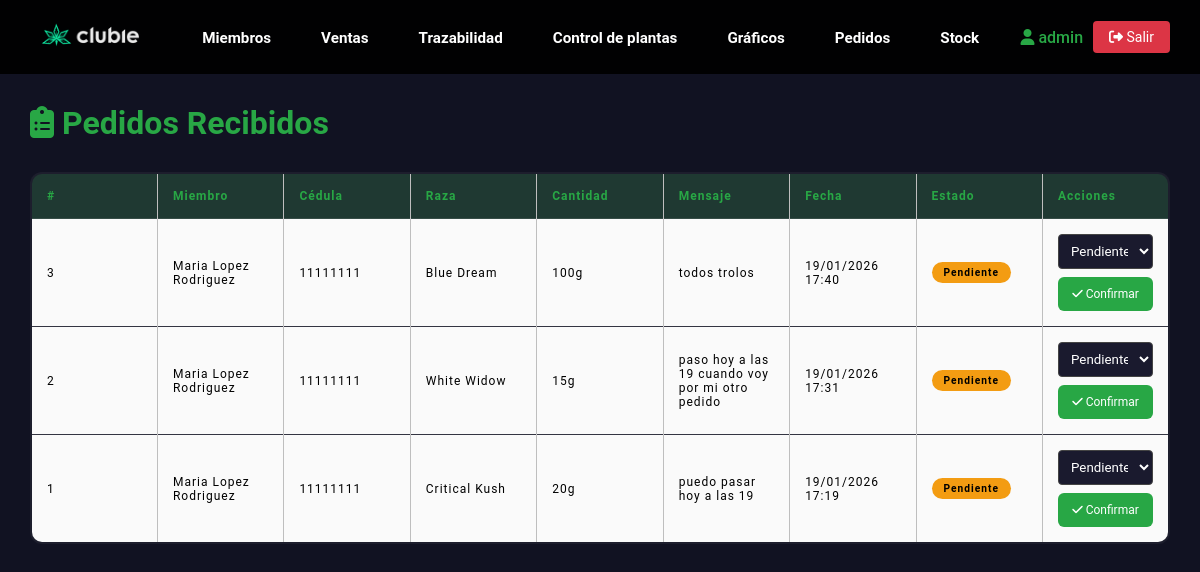
The app's page /pedidos (signed in), older data.
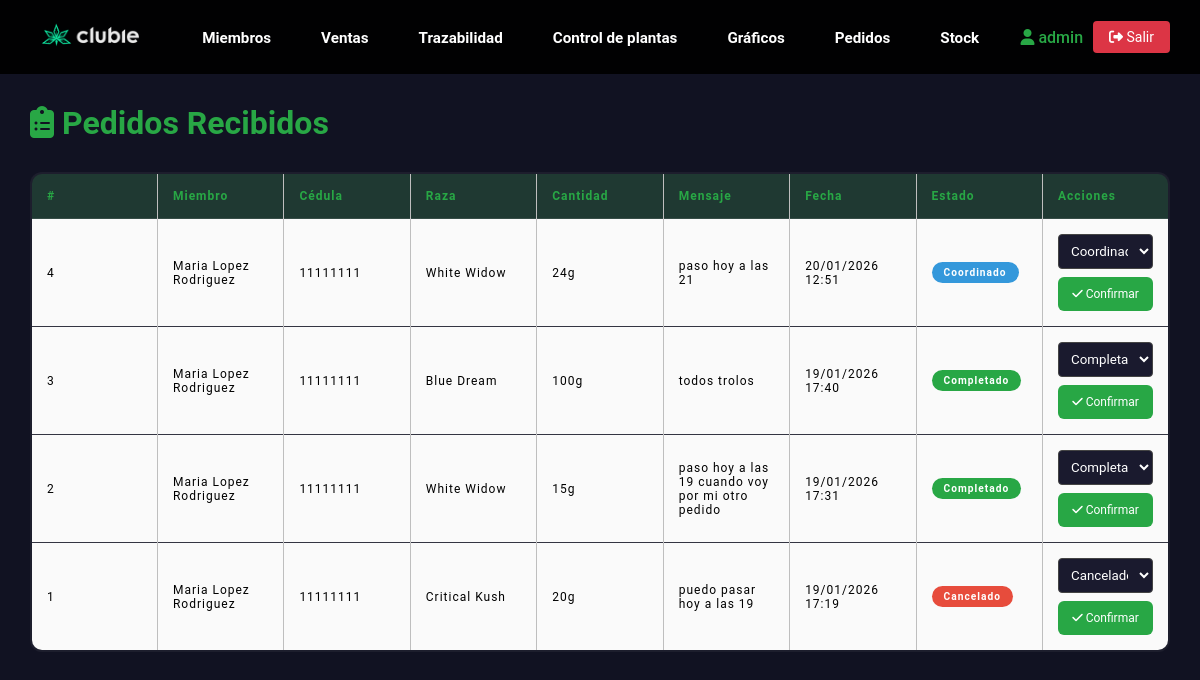
The same page, newer data.
### clases.py (models this page shows, shortened)
class Club(db.Model, UserMixin):
    id = db.Column(db.Integer, primary_key=True)
    campoarchivo = db.Column(db.String(30))
    username = db.Column(db.String(30), unique=True, nullable=False)
    password_hash = db.Column(db.String(128), nullable=False)
    email = db.Column(db.String(70))
    is_superuser = db.Column(db.Boolean, default=False)
    fecha_creacion = db.Column(db.DateTime, default=datetime.now)

class Pedido(db.Model):
    id = db.Column(db.Integer, primary_key=True)
    cedula = db.Column(db.Integer, db.ForeignKey('user.cedula'), nullable=False)
    raza = db.Column(db.String(30), nullable=False)
    cantidad_solicitada = db.Column(db.Integer, nullable=False)
    mensaje = db.Column(db.String(200), nullable=True)
    fecha = db.Column(db.DateTime, default=datetime.now)
    estado = db.Column(db.String(20), default='pendiente')  # pendiente, coordinado, completado, cancelado
    usuario = db.relationship('User', backref='pedidos', lazy=True)

class User(db.Model):
    cedula = db.Column(db.Integer, unique=True, nullable=False, primary_key=True)
    name = db.Column(db.String(30), nullable=False)
    telefono = db.Column(db.Integer, nullable=False, unique=True)
    email = db.Column(db.String(30), nullable=False, unique=True)
    fecha_registro = db.Column(db.DateTime, default=datetime.now)
    ventas = db.relationship('Ventas', backref='usuario', lazy=True)

### app.py (the view)
@app.route('/pedidos')
@login_required
def ver_pedidos():
    if isinstance(current_user, Member):
        return redirect(url_for('portal_miembro'))
    pedidos = Pedido.query.order_by(Pedido.fecha.desc()).all()
    return render_template('logueado/pedidos.html', pedidos=pedidos)

### app.py (called while the page is built)
@login_manager.user_loader
def load_user(user_id):
    if isinstance(user_id, str) and user_id.startswith('member_'):
        member_id = int(user_id.replace('member_', ''))
        return Member.query.get(member_id)
    return Club.query.get(int(user_id))

### templates/logueado/pedidos.html (shortened to what this page needs)
{% extends 'base-log.html'%}
{% block body %}
<link rel="stylesheet" href="{{ url_for('static', filename='css/miembros.css') }}">
<div class="pedidos-container">
    <h1><i class="fas fa-clipboard-list"></i> Pedidos Recibidos</h1>
    {% if pedidos %}
    <table class="pedidos-table">
        <thead>
            <tr>
                <th>#</th>
                <th>Miembro</th>
                <th>Cédula</th>
                <th>Raza</th>
                <th>Cantidad</th>
                <th>Mensaje</th>
                <th>Fecha</th>
                <th>Estado</th>
                <th>Acciones</th>
            </tr>
        </thead>
        <tbody>
            {% for pedido in pedidos %}
            <tr>
                <td>{{ pedido.id }}</td>
                <td>{{ pedido.usuario.name if pedido.usuario else 'N/A' }}</td>
                <td>{{ pedido.cedula }}</td>
                <td>{{ pedido.raza }}</td>
                <td>{{ pedido.cantidad_solicitada }}g</td>
                <td>{{ pedido.mensaje or '-' }}</td>
                <td>{{ pedido.fecha.strftime('%d/%m/%Y %H:%M') }}</td>
                <td><span class="badge badge-{{ pedido.estado }}">{{ pedido.estado|capitalize }}</span></td>
                <td style="min-width: 150px;">
                    <form action="{{ url_for('cambiar_estado_pedido', id=pedido.id) }}" method="POST">
                        <select name="estado" class="estado-select" style="width: 100%; margin-bottom: 8px;">
                            <option value="pendiente" {% if pedido.estado=='pendiente' %}selected{% endif %}>Pendiente
                            </option>
                            <option value="coordinado" {% if pedido.estado=='coordinado' %}selected{% endif %}>
                                Coordinado</option>
                            <option value="completado" {% if pedido.estado=='completado' %}selected{% endif %}>
                                Completado</option>
                            <option value="cancelado" {% if pedido.estado=='cancelado' %}selected{% endif %}>Cancelado
                            </option>
                        </select>
                        <button type="submit" class="btn-actualizar" style="width: 100%;">
                            <i class="fas fa-check"></i> Confirmar
                        </button>
                    </form>
                </td>
            </tr>
            {% endfor %}
        </tbody>
    </table>
    {% else %}
    <div class="empty-state">
        <i class="fas fa-clipboard-list" style="font-size: 3em; color: #444; margin-bottom: 20px;"></i>
        <h3>No hay pedidos</h3>
        <p>Cuando los miembros coordinen pedidos, aparecerán aquí.</p>
    </div>
    {% endif %}
</div>
{% endblock %}

### templates/base-log.html (shortened to what this page needs)
<!DOCTYPE html>
<html lang="es">
<head>
    <link rel="stylesheet" href="{{ url_for('static', filename='css/header.css') }}">
    <link rel="stylesheet" href="{{ url_for('static', filename='css/footer.css') }}">
</head>
<body>
    <header class="header">
        <div class="logo">
            <a href="{{ url_for('index') }}">
                <img src="{{ url_for('static', filename='media/editado.png') }}" alt="Logo de marca">
            </a>
        </div>
        <nav class="opcion">
            <ul class="nav-links">
                <li><a href="{{ url_for('miembros') }}">Miembros</a></li>
                <li><a href="{{ url_for('ventas') }}">Ventas</a></li>
                <li><a href="{{ url_for('trazabilidad') }}">Trazabilidad</a></li>
                <li><a href="{{ url_for('ctrPlantas') }}">Control de plantas</a></li>
                <li><a href="{{ url_for('graficos') }}">Gráficos</a></li>
                <li><a href="{{ url_for('ver_pedidos') }}">Pedidos</a></li>
                <li><a href="{{ url_for('ver_stock') }}">Stock</a></li>
            </ul>
        </nav>
        <div class="nav-right">
            {% if current_user.is_authenticated %}
            <span class="user-info">
                <a href="{{ url_for('miembros') }}" style="color: #28a745 !important; text-decoration: none;">
                    <i class="fas fa-user"></i> {{ current_user.username }}
                </a>
            </span>
            <a href="{{ url_for('logout') }}" class="logout-btn"><i class="fas fa-sign-out-alt"></i> Salir</a>
            {% endif %}
        </div>
    </header>
    <main>
        <div class="p-5">
            {% block body %}
            {% endblock %}
        </div>
    </main>
</body>
</html>

### static/css/header.css (style rules this page uses)
header.header { position: sticky; top: 0; left: 0; width: 100%; padding: 15px 30px; display: flex !important; flex-wrap: nowrap !important; justify-content: space-between; align-items: center; z-index: 1000; background-color: rgba(0, 0, 0, 0.95); box-sizing: border-box; }
.header .logo { flex-shrink: 0; }
.header .logo img { cursor: pointer; height: 40px; width: auto; }
.header .logo img { transition: all 0.3s; }
.header .opcion { flex: 1; display: flex; justify-content: center; }
.header .opcion a { position: relative; font-size: 0.95em; color: #fff; font-weight: 600; text-decoration: none; margin-left: 10px; padding: 6px 12px; transition: .5s; white-space: nowrap; }
.header ul { list-style: none; margin: 0; padding: 0; display: flex; align-items: center; }
.header .nav-links li { display: inline-block; padding: 0px 8px; }
.header .nav-right { flex-shrink: 0; display: flex; align-items: center; gap: 10px; }

### static/css/miembros.css (style rules this page uses)
* { margin: 0; padding: 0; box-sizing: border-box; font-family: "Roboto", sans-serif; }
body { background-color: #111222; display: flex; flex-direction: column; overflow-x: hidden; }
header { font-size: 16px; }
table { border-collapse: collapse; border: 2px solid rgb(200,200,200); letter-spacing: 1px; font-size: 0.8rem; width: 100%; table-layout: fixed; }
td, th { border: 1px solid rgb(190,190,190); padding: 10px 20px; font-size: 12px; }
th { background-color: #3C3C3B; color: white; font-size: 15px; font-weight: bolder; }
td { text-align: center; }
tr:nth-child(even) td { background-color: rgb(250,250,250); }
tr:nth-child(odd) td { background-color: rgb(250,250,250); }
select, select.form-control { padding: 0px 15px 0px 0px; text-align: center; }
@media (max-height:800px) { td { border: 1px solid rgb(190,190,190); padding: 10px 20px; font-size: 12px; overflow: scroll; } }
@media (max-height:800px) { th { font-size: 12px; } }

### templates/base-log.html (style rules this page uses)
.header .logout-btn { background: #dc3545 !important; color: white !important; border: none !important; padding: 8px 16px !important; border-radius: 4px !important; cursor: pointer; text-decoration: none !important; font-size: 14px !important; display: inline-block !important; white-space: nowrap; }
.header .user-info { color: #28a745 !important; font-weight: 500; white-space: nowrap; }

### templates/logueado/pedidos.html (style rules this page uses)
.pedidos-container { padding: 30px; max-width: 1200px; margin: 0 auto; }
h1 { color: #28a745; margin-bottom: 30px; }
.pedidos-table { width: 100%; border-collapse: collapse; background: rgba(255, 255, 255, 0.05); border-radius: 12px; overflow: hidden; }
.pedidos-table th, .pedidos-table td { padding: 15px; text-align: left; border-bottom: 1px solid rgba(255, 255, 255, 0.1); }
.pedidos-table th { background: rgba(40, 167, 69, 0.2); color: #28a745; }
.badge { padding: 5px 12px; border-radius: 20px; font-size: 0.85em; font-weight: 600; display: inline-block; }
.badge-coordinado { background: #3498db; color: #fff; }
.badge-completado { background: #28a745; color: #fff; }
.badge-cancelado { background: #e74c3c; color: #fff; }
.estado-select { padding: 8px; border-radius: 4px; background: #1a1a2e; color: #fff; border: 1px solid #444; }
.btn-actualizar { padding: 10px 14px; background: #28a745; color: white; border: none; border-radius: 6px; cursor: pointer; font-size: 1em; transition: all 0.2s; }

Row changes from the older to the newer data that the page shows:
added Pedido: id "4", usuario "Maria Lopez Rodriguez", cedula "11111111", raza "White Widow", cantidad_solicitada "24", mensaje "paso hoy a las 21", fecha "20/01/2026 12:51", estado "Coordinado"
changed Pedido "Blue Dream": estado "Pendiente" → "Completado"
changed Pedido "paso hoy a las 19 cuando voy por mi otro pedido": estado "Pendiente" → "Completado"
changed Pedido "Critical Kush": estado "Pendiente" → "Cancelado"
